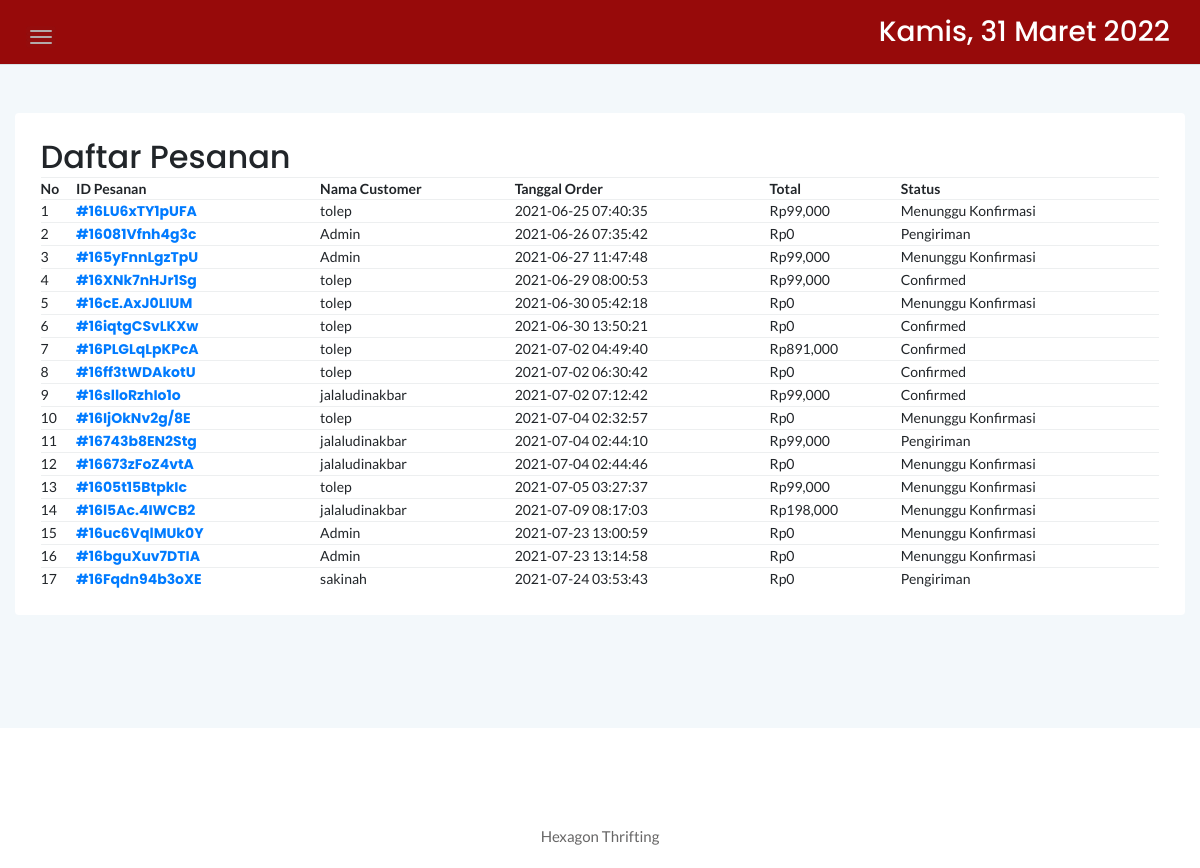
The app's page /admin/manageorder.php, older data.
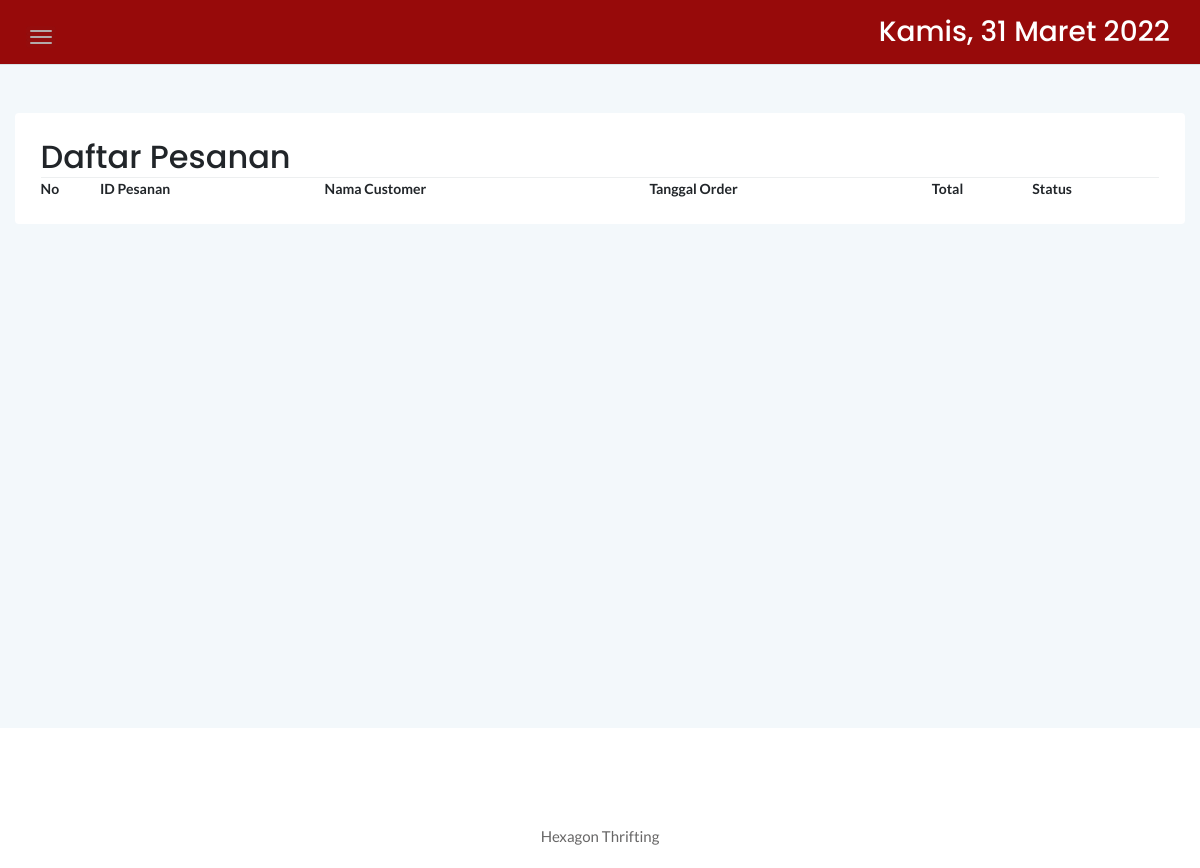
The same page, newer data.
### tables this page shows
CREATE TABLE `cart` (
  `idcart` int(11) NOT NULL,
  `orderid` varchar(100) NOT NULL,
  `userid` int(11) NOT NULL,
  `tglorder` timestamp NOT NULL DEFAULT current_timestamp(),
  `status` varchar(10) NOT NULL DEFAULT 'Cart'
);

### admin/manageorder.php (the view, shortened to what this page needs)
<?php
	include '../dbconnect.php';
	?>
<!doctype html>
<html class="no-js" lang="en">
<head>
    <link rel="stylesheet" href="assets/css/bootstrap.min.css">
    <link rel="stylesheet" href="assets/css/font-awesome.min.css">
    <link rel="stylesheet" href="assets/css/themify-icons.css">
    <link rel="stylesheet" href="assets/css/metisMenu.css">
    <link rel="stylesheet" href="assets/css/owl.carousel.min.css">
    <link rel="stylesheet" href="assets/css/slicknav.min.css">
    <link rel="stylesheet" href="https://www.amcharts.com/lib/3/plugins/export/export.css" type="text/css"
        media="all" />
    <link rel="stylesheet" type="text/css" href="https://cdn.datatables.net/1.10.20/css/jquery.dataTables.min.css">
    <link rel="stylesheet" type="text/css" href="https://cdn.datatables.net/1.10.20/css/jquery.dataTables.css">
    <link rel="stylesheet" type="text/css" href="https://cdn.datatables.net/1.10.20/css/dataTables.bootstrap4.min.css">
    <link rel="stylesheet" type="text/css"
        href="https://cdn.datatables.net/responsive/2.2.3/css/responsive.bootstrap.min.css">
    <link rel="stylesheet" type="text/css"
        href="https://cdn.datatables.net/responsive/2.2.3/css/responsive.jqueryui.min.css">
    <link rel="stylesheet" type="text/css"
        href="https://cdn.datatables.net/buttons/1.5.2/css/buttons.dataTables.min.css">
    <link rel="stylesheet" href="assets/css/typography.css">
    <link rel="stylesheet" href="assets/css/default-css.css">
    <link rel="stylesheet" href="assets/css/styles.css">
    <link rel="stylesheet" href="assets/css/responsive.css">
</head>
<body>
    <div class="page-container">
        <div class="main-content">
            <div class="header-area">
                <div class="row align-items-center">
                    <div class="col-md-6 col-sm-8 clearfix">
                        <div class="nav-btn pull-left">
                            <span></span>
                            <span></span>
                            <span></span>
                        </div>
                    </div>
                    <div class="col-md-6 col-sm-4 clearfix">
                        <ul class="notification-area pull-right">
                            <li>
                                <h3>
                                    <div class="date text-white">
                                    </div>
                                </h3>
                            </li>
                        </ul>
                    </div>
                </div>
            </div>
            <div class="main-content-inner">
                <div class="row mt-5 mb-5">
                    <div class="col-12">
                        <div class="card">
                            <div class="card-body">
                                <div class="d-sm-flex justify-content-between align-items-center">
                                    <h2>Daftar Pesanan</h2>
                                </div>
                                <div class="data-tables datatable-white">
                                    <table id="dataTable3" class="display" style="width:100%">
                                        <thead class="thead-dark">
                                            <tr>
                                                <th>No</th>
                                                <th>ID Pesanan</th>
                                                <th>Nama Customer</th>
                                                <th>Tanggal Order</th>
                                                <th>Total</th>
                                                <th>Status</th>
                                            </tr>
                                        </thead>
                                        <tbody>
                                            <?php
											$brgs=mysqli_query($conn,"SELECT * from cart c, login l where c.userid=l.userid and status!='Cart' and status!='Selesai' order by idcart ASC");
											$no=1;
											while($p=mysqli_fetch_array($brgs)){
											$orderids = $p['orderid'];
												?>
                                            <tr>
                                                <td><?php echo $no++ ?></td>
                                                <td><strong><a
                                                            href="order.php?orderid=<?php echo $p['orderid'] ?>">#<?php echo $p['orderid'] ?></a></strong>
                                                </td>
                                                <td><?php echo $p['namalengkap'] ?></td>
                                                <td><?php echo $p['tglorder'] ?></td>
                                                <td>Rp<?php
												$result1 = mysqli_query($conn,"SELECT SUM(d.qty*p.hargaafter) AS count FROM detailorder d, produk p where orderid='$orderids' and p.idproduk=d.idproduk order by d.idproduk ASC");
												$cekrow = mysqli_num_rows($result1);
												$row1 = mysqli_fetch_assoc($result1);
												$count = $row1['count'];
												if($cekrow > 0){
													echo number_format($count);
													} else {
														echo 'No data';
													}?></td>
                                                <td><?php
													$orders = $p['orderid'];
													$cekkonfirmasipembayaran = mysqli_query($conn,"select * from konfirmasi where orderid='$orders'");
													$cekroww = mysqli_num_rows($cekkonfirmasipembayaran);
													if($cekroww > 0){
														echo 'Confirmed';
													} else {
														if($p['status']!='Pengiriman'){
															echo "Menunggu Konfirmasi";
														} else {
															echo "Pengiriman";
														};
													}
													?></td>
                                            </tr>
                                            <?php
											}
											?>
                                        </tbody>
                                    </table>
                                </div>
                            </div>
                        </div>
                    </div>
                </div>
            </div>
        </div>
    </div>
    <footer>
        <div class="footer-area">
            <p>Hexagon Thrifting</p>
        </div>
    </footer>
</body>
</html>

### admin/assets/css/styles.css (style rules this page uses)
.page-container { width: 100%; height: 100%; min-height: 100vh; padding-left: 280px; -webkit-transition: padding-left 0.3s ease 0s; transition: padding-left 0.3s ease 0s; }
.card { border: none; border-radius: 4px; background-color: #fff; -webkit-transition: all 0.3s ease 0s; transition: all 0.3s ease 0s; }
.card-body { padding: 25.6px; padding: 1.6rem; }
.main-content { width: 100%; background: #F3F8FB; }
.main-content-inner { padding: 0 30px 50px; }
.header-area { padding: 15px 30px; background: rgb(151, 10, 10); border-bottom: 1px solid #d8e3e7; }
.nav-btn { margin-right: 30px; margin-top: 10px; cursor: pointer; }
.nav-btn span { display: block; width: 22px; height: 2px; background: #b3aaaa; margin: 4px 0; border-radius: 15px; -webkit-transition: all 0.3s ease 0s; transition: all 0.3s ease 0s; box-shadow: 0 0 0 4px rgba(99, 96, 96, 0.03); }
.notification-area { -webkit-user-select: none; -moz-user-select: none; -ms-user-select: none; user-select: none; position: relative; z-index: 1; }
.notification-area li { display: inline-block; margin-left: 20px; cursor: pointer; -webkit-user-select: none; -moz-user-select: none; -ms-user-select: none; user-select: none; }
.footer-area { text-align: center; padding: 23px 0 19px; background: #fff; }
.footer-area p { color: #676666; margin-bottom: 0; }
table tr th { border-bottom: none; }
table tr th, table tr td { border-top: 1px solid rgba(120, 130, 140, 0.13) !important; }

### admin/assets/css/responsive.css (style rules this page uses)
@media (min-width: 1200px) and (max-width: 1364px) { .main-content-inner { padding: 0 15px 50px; } }
@media (min-width: 1200px) and (max-width: 1364px) { .page-container, .sbar_collapsed.page-container { padding-left: 0; } }

Row changes from the older to the newer data that the page shows:
removed cart: orderid "16LU6xTY1pUFA", userid.namalengkap "tolep", tglorder "2021-06-25 07:40:35", count "99,000", status "Menunggu Konfirmasi"
removed cart: orderid "16081Vfnh4g3c", userid.namalengkap "Admin", tglorder "2021-06-26 07:35:42", count "0", status "Pengiriman"
removed cart: orderid "165yFnnLgzTpU", userid.namalengkap "Admin", tglorder "2021-06-27 11:47:48", count "99,000", status "Menunggu Konfirmasi"
removed cart: orderid "16XNk7nHJr1Sg", userid.namalengkap "tolep", tglorder "2021-06-29 08:00:53", count "99,000", shows "Confirmed"
removed cart: orderid "16cE.AxJ0LIUM", userid.namalengkap "tolep", tglorder "2021-06-30 05:42:18", count "0", status "Menunggu Konfirmasi"
removed cart: orderid "16iqtgCSvLKXw", userid.namalengkap "tolep", tglorder "2021-06-30 13:50:21", count "0", shows "Confirmed"
removed cart: orderid "16PLGLqLpKPcA", userid.namalengkap "tolep", tglorder "2021-07-02 04:49:40", count "891,000", shows "Confirmed"
removed cart: orderid "16ff3tWDAkotU", userid.namalengkap "tolep", tglorder "2021-07-02 06:30:42", count "0", shows "Confirmed"
removed cart: orderid "16slloRzhIo1o", userid.namalengkap "jalaludinakbar", tglorder "2021-07-02 07:12:42", count "99,000", shows "Confirmed"
removed cart: orderid "16IjOkNv2g/8E", userid.namalengkap "tolep", tglorder "2021-07-04 02:32:57", count "0", status "Menunggu Konfirmasi"
removed cart: orderid "16743b8EN2Stg", userid.namalengkap "jalaludinakbar", tglorder "2021-07-04 02:44:10", count "99,000", status "Pengiriman"
removed cart: orderid "16673zFoZ4vtA", userid.namalengkap "jalaludinakbar", tglorder "2021-07-04 02:44:46", count "0", status "Menunggu Konfirmasi"
removed cart: orderid "1605t15BtpkIc", userid.namalengkap "tolep", tglorder "2021-07-05 03:27:37", count "99,000", status "Menunggu Konfirmasi"
removed cart: orderid "16l5Ac.4IWCB2", userid.namalengkap "jalaludinakbar", tglorder "2021-07-09 08:17:03", count "198,000", status "Menunggu Konfirmasi"
removed cart: orderid "16uc6VqlMUk0Y", userid.namalengkap "Admin", tglorder "2021-07-23 13:00:59", count "0", status "Menunggu Konfirmasi"
removed cart: orderid "16bguXuv7DTIA", userid.namalengkap "Admin", tglorder "2021-07-23 13:14:58", count "0", status "Menunggu Konfirmasi"
removed cart: orderid "16Fqdn94b3oXE", userid.namalengkap "sakinah", tglorder "2021-07-24 03:53:43", count "0", status "Pengiriman"
